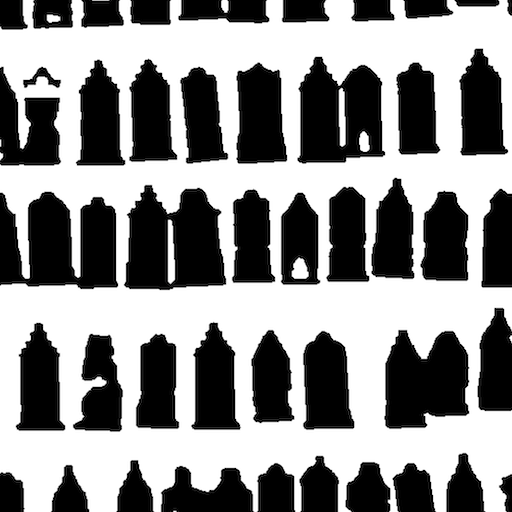
#> input picture data/houses.png, 512 x 512 px, found by its file name
$ python 1.4.3.morph_opening.py
#> lines starting #> are read from the running program, lines starting #| are printed output that depends on the picture; after the words box and inside, x2 and y2 are one past the last pixel; in counts of white or black regions, pixels touching at a corner belong together
#!/usr/bin/python
# -*- coding: utf-8 -*-

from PIL import Image
from numpy import *
from scipy.ndimage import measurements,morphology

# 画像を読み込み、閾値処理で2値化する
im = array(Image.open('houses.png').convert('L'))
im = 1*(im<128)
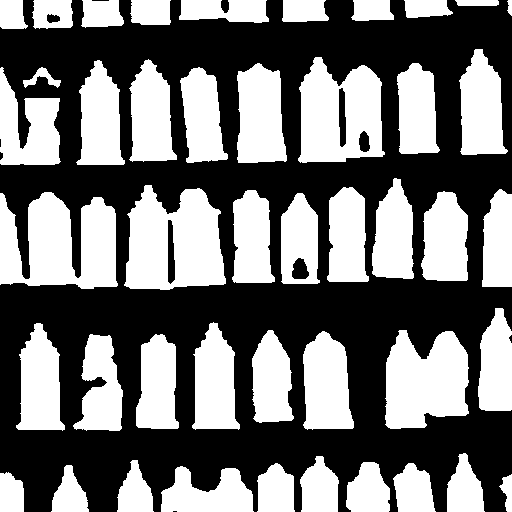
#> im: shape (512, 512) int64; values 0 (black) and 1 (white), 45.3% white; 45 white regions, largest, box (x1, y1, x2, y2) and area: (0, 192, 118, 289) 8286, (124, 185, 226, 290) 7855, (298, 57, 385, 163) 6649

# モルフォロジー  物体を分離する
im_open = morphology.binary_opening(im,ones((9,5)),iterations=2)
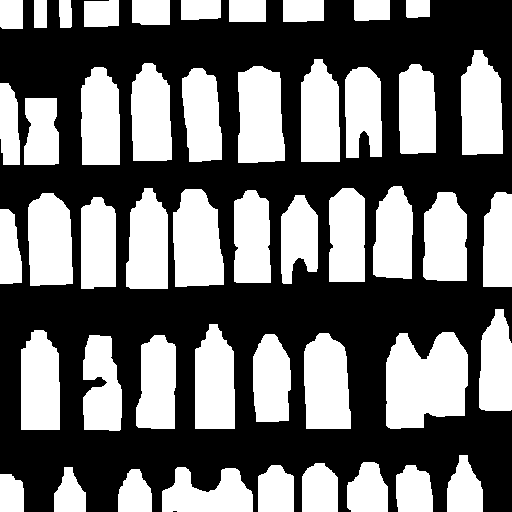
#> im_open: shape (512, 512) bool; 43.4% white; 48 white regions, largest, box (x1, y1, x2, y2) and area: (386, 332, 468, 429) 6348, (173, 189, 224, 287) 4143, (238, 66, 285, 163) 4038

labels_open, nbr_objects_open = measurements.label(im_open)
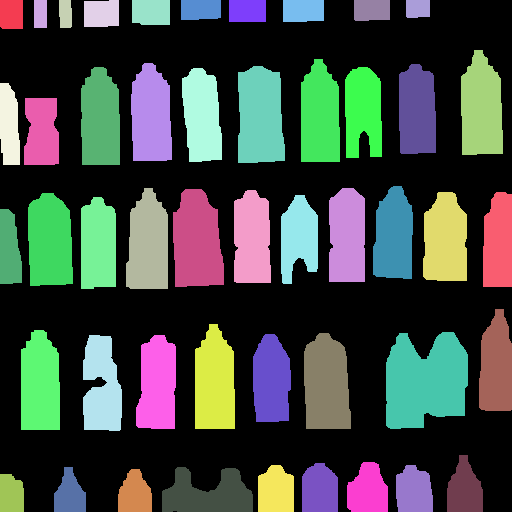
#> labels_open: shape (512, 512) int32; 49 distinct labels, from 0 to 48; one colour per label, 0 black
#> nbr_objects_open = 48
print("Number of objects:", nbr_objects_open)
#| Number of objects: 48

from pylab import *

for i in (im_open, labels_open):
  figure()
  gray()
  axis('off')
  imshow(i)
#> this loop made 2 passes
show()
